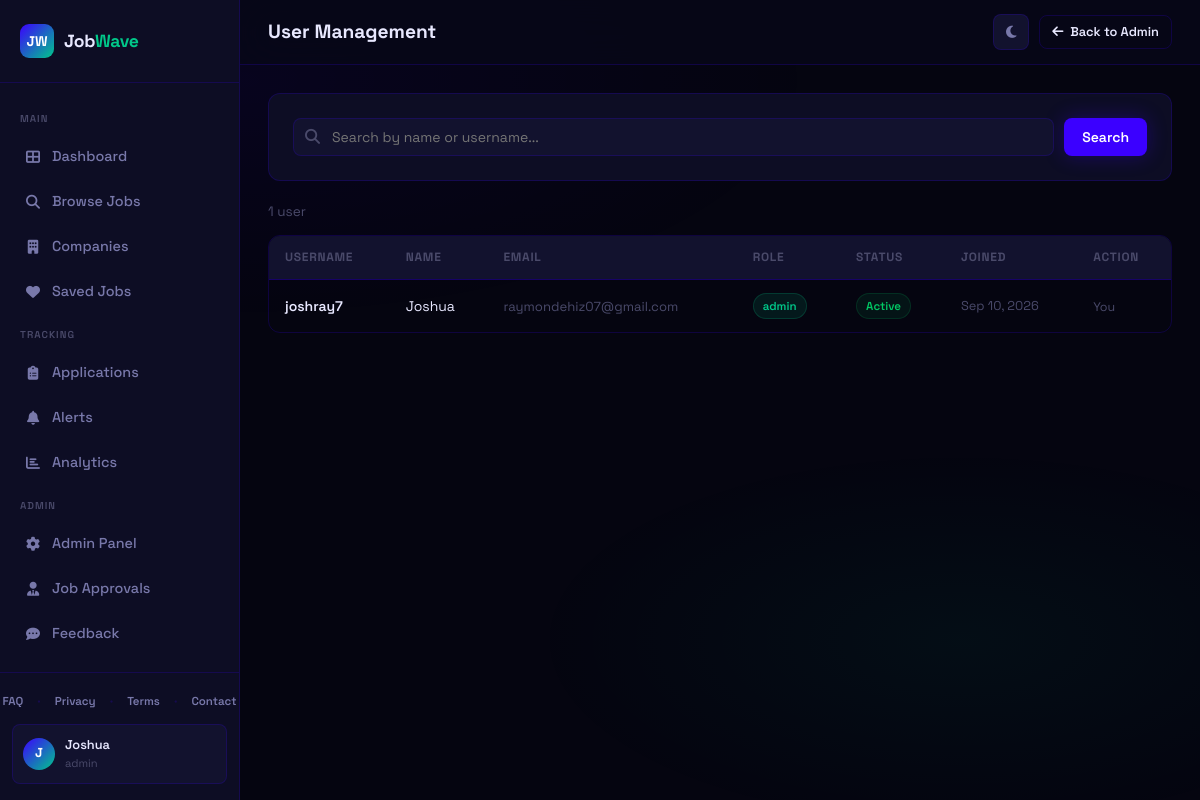
The app's page /admin/users (signed in) with its own data.
### app.py (models this page shows, shortened)
class User(db.Model):
    id = db.Column(db.Integer, primary_key=True)
    name = db.Column(db.String(120), nullable=False)
    email = db.Column(db.String(120), unique=True, nullable=False)
    password_hash = db.Column(db.String(256), nullable=False)
    role = db.Column(db.String(20), default='user')
    created_at = db.Column(db.DateTime, default=datetime.utcnow)
    is_active = db.Column(db.Boolean, default=True)
    saved_jobs = db.relationship('SavedJob', backref='user', lazy=True, cascade='all, delete-orphan')
    applications = db.relationship('Application', backref='user', lazy=True, cascade='all, delete-orphan')
    alerts = db.relationship('Alert', backref='user', lazy=True, cascade='all, delete-orphan')
    profile = db.relationship('UserProfile', backref='user', uselist=False, cascade='all, delete-orphan')
    username = db.Column(db.String(50), unique=True, nullable=True)
    is_verified = db.Column(db.Boolean, default=False)
    @property
    def is_authenticated(self): return True

### app.py (the view)
@app.route('/admin/users')
@login_required
@admin_required
def all_users():
    q = request.args.get('q', '').strip()
    query = User.query
    if q:
        search = f'%{q}%'
        query = query.filter(
            db.or_(User.username.ilike(search), User.name.ilike(search))
        )
    users = query.order_by(User.created_at.desc()).all()
    return render_template('all_users.html', users=users, q=q)

### app.py (called while the page is built)
@login_manager.user_loader
def load_user(user_id):
    return User.query.get(int(user_id))

def admin_required(f):
    @wraps(f)
    def decorated(*args, **kwargs):
        if not current_user.is_authenticated or current_user.role != 'admin':
            flash('Admin access required.', 'error')
            return redirect(url_for('dashboard'))
        return f(*args, **kwargs)
    return decorated

@app.before_request
def enforce_onboarding():
    if not current_user.is_authenticated:
        return
    if request.endpoint in PUBLIC_ENDPOINTS or request.endpoint is None:
        return
    if request.endpoint.startswith('static'):
        return
    if current_user.role not in ('user', 'employer', 'admin'):
        return redirect(url_for('choose_account_type'))

### templates/all_users.html (shortened to what this page needs)
{% extends 'base.html' %}
{% block page_title %}User Management{% endblock %}
{% block topbar_actions %}
<a href="{{ url_for('admin') }}" class="btn btn-outline btn-sm"><i class="fa-solid fa-arrow-left"></i> Back to Admin</a>
{% endblock %}
{% block content %}
<div class="card" style="margin-bottom:20px;">
  <form method="GET" action="{{ url_for('all_users') }}" style="display:flex;gap:10px;">
    <div class="search-bar" style="flex:1;">
      <span class="search-icon"><i class="fa-solid fa-magnifying-glass"></i></span>
      <input type="text" name="q" value="{{ q }}" placeholder="Search by name or username...">
    </div>
    <button type="submit" class="btn btn-primary">Search</button>
  </form>
</div>
<div style="margin-bottom:12px;font-size:0.85rem;color:var(--text-muted);">{{ users|length }} user{{ 's' if users|length != 1 }}{% if q %} matching "{{ q }}"{% endif %}</div>
{% if users %}
<div class="table-wrap">
  <table>
    <thead>
      <tr>
        <th>Username</th>
        <th>Name</th>
        <th class="hide-mobile">Email</th>
        <th>Role</th>
        <th>Status</th>
        <th class="hide-mobile">Joined</th>
        <th>Action</th>
      </tr>
    </thead>
    <tbody>
      {% for user in users %}
      <tr>
        <td style="font-weight:600;">{{ user.username or '-' }}</td>
        <td>{{ user.name }}</td>
        <td class="hide-mobile" style="color:var(--text-muted);font-size:0.82rem;">{{ user.email }}</td>
        <td><span class="badge {% if user.role == 'admin' %}badge-mint{% elif user.role == 'employer' %}badge-amber{% else %}badge-gray{% endif %}">{{ user.role }}</span></td>
        <td>
          <span class="badge {% if user.is_active %}badge-green{% else %}badge-red{% endif %}">
            {{ 'Active' if user.is_active else 'Inactive' }}
          </span>
        </td>
        <td class="hide-mobile" style="color:var(--text-muted);font-size:0.8rem;">{{ user.created_at.strftime('%b %d, %Y') }}</td>
        <td>
          {% if user.id != current_user.id %}
          <button class="btn btn-outline btn-sm toggle-user-btn" data-user-id="{{ user.id }}">
            {{ 'Deactivate' if user.is_active else 'Activate' }}
          </button>
          {% else %}
          <span style="font-size:0.78rem;color:var(--text-muted);">You</span>
          {% endif %}
        </td>
      </tr>
      {% endfor %}
    </tbody>
  </table>
</div>
{% else %}
<div class="empty-state">
  <div class="empty-icon"><i class="fa-solid fa-users" style="font-size:48px;opacity:0.3;"></i></div>
  <h3>No users found</h3>
  {% if q %}<p>No username matching "{{ q }}".</p>{% endif %}
</div>
{% endif %}
{% endblock %}

### templates/base.html (shortened to what this page needs)
<!DOCTYPE html>
<html lang="en">
<head>
  <link rel="stylesheet" href="{{ url_for('static', filename='css/style.css') }}">
  <link rel="stylesheet" href="https://cdnjs.cloudflare.com/ajax/libs/font-awesome/6.5.0/css/all.min.css">
</head>
<body>
{% if current_user.is_authenticated %}
<div class="wrapper">
  <aside class="sidebar">
    <div class="sidebar-logo">
      <div class="logo-mark">JW</div>
      <div class="logo-text">Job<span>Wave</span></div>
    </div>
    <nav class="sidebar-nav">
      <span class="nav-section-label">Main</span>
      <a href="{{ url_for('dashboard') }}" class="nav-link {% if request.endpoint == 'dashboard' %}active{% endif %}">
        <span class="nav-icon"><i class="fa-solid fa-table-cells-large"></i></span> Dashboard
      </a>
      <a href="{{ url_for('jobs') }}" class="nav-link {% if request.endpoint in ['jobs','job_detail'] %}active{% endif %}">
        <span class="nav-icon"><i class="fa-solid fa-magnifying-glass"></i></span> Browse Jobs
      </a>
      <a href="{{ url_for('companies') }}" class="nav-link {% if request.endpoint in ['companies','company_page'] %}active{% endif %}">
        <span class="nav-icon"><i class="fa-solid fa-building"></i></span> Companies
      </a>
      <a href="{{ url_for('saved_jobs') }}" class="nav-link {% if request.endpoint == 'saved_jobs' %}active{% endif %}">
        <span class="nav-icon"><i class="fa-solid fa-heart"></i></span> Saved Jobs
      </a>
      <span class="nav-section-label">Tracking</span>
      <a href="{{ url_for('applications') }}" class="nav-link {% if request.endpoint == 'applications' %}active{% endif %}">
        <span class="nav-icon"><i class="fa-solid fa-clipboard-list"></i></span> Applications
      </a>
      <a href="{{ url_for('alerts') }}" class="nav-link {% if request.endpoint == 'alerts' %}active{% endif %}">
        <span class="nav-icon"><i class="fa-solid fa-bell"></i></span> Alerts
      </a>
      <a href="{{ url_for('analytics') }}" class="nav-link {% if request.endpoint == 'analytics' %}active{% endif %}">
        <span class="nav-icon"><i class="fa-solid fa-chart-bar"></i></span> Analytics
      </a>
      {% if current_user.role == 'admin' %}
      <span class="nav-section-label">Admin</span>
      <a href="{{ url_for('admin') }}" class="nav-link {% if request.endpoint == 'admin' %}active{% endif %}">
        <span class="nav-icon"><i class="fa-solid fa-gear"></i></span> Admin Panel
      </a>
      <a href="{{ url_for('employer_job_queue') }}" class="nav-link {% if request.endpoint == 'employer_job_queue' %}active{% endif %}">
        <span class="nav-icon"><i class="fa-solid fa-user-tie"></i></span> Job Approvals
      </a>
      <a href="{{ url_for('admin_feedback') }}" class="nav-link {% if request.endpoint == 'admin_feedback' %}active{% endif %}">
        <span class="nav-icon"><i class="fa-solid fa-comment-dots"></i></span> Feedback
      </a>
      {% endif %}
      <span class="nav-section-label">Account</span>
    </nav>
    <div class="sidebar-footer">
      <div style="padding:0 12px 10px;display:flex;gap:6px;align-items:center;justify-content:center;">
        <a href="{{ url_for('faq') }}" style="font-size:0.72rem;font-weight:600;color:var(--text-dim);padding:3px 8px;border-radius:4px;transition:var(--transition);">FAQ</a>
        <span style="color:var(--border);font-size:0.6rem;">•</span>
        <a href="{{ url_for('privacy') }}" style="font-size:0.72rem;font-weight:600;color:var(--text-dim);padding:3px 8px;border-radius:4px;transition:var(--transition);">Privacy</a>
        <span style="color:var(--border);font-size:0.6rem;">•</span>
        <a href="{{ url_for('terms') }}" style="font-size:0.72rem;font-weight:600;color:var(--text-dim);padding:3px 8px;border-radius:4px;transition:var(--transition);">Terms</a>
        <span style="color:var(--border);font-size:0.6rem;">•</span>
        <a href="{{ url_for('contact') }}" style="font-size:0.72rem;font-weight:600;color:var(--text-dim);padding:3px 8px;border-radius:4px;transition:var(--transition);">Contact</a>
      </div>
      <div class="user-card">
        <div class="user-avatar">{{ current_user.name[0].upper() }}</div>
        <div class="user-info">
          <div class="user-name">{{ current_user.name }}</div>
          <div class="user-role">{{ current_user.role }}</div>
        </div>
      </div>
    </div>
  </aside>
  <main class="main">
    <div class="topbar">
      <div style="display:flex;align-items:center;gap:12px;">
        <div class="topbar-title">
          <h1>{% block page_title %}Dashboard{% endblock %}</h1>
        </div>
      </div>
      <div class="topbar-actions">
        <button class="theme-toggle" id="theme-toggle" title="Toggle light/dark mode">
          <i class="fa-solid fa-moon" id="theme-icon"></i>
        </button>
        {% block topbar_actions %}{% endblock %}
      </div>
    </div>
    <div class="page-content">
      {% block content %}{% endblock %}
    </div>
  </main>
</div>
{% else %}
  {% block public_content %}{% endblock %}
{% endif %}
</body>
</html>

### records on screen
User: name "J", name "Joshua", role "admin", username "joshray7", email "raymondehiz07@gmail.com", is_active "Active", created_at "Sep 10, 2026", shows "You"

### other values on screen
{{ users|length }} "1"
